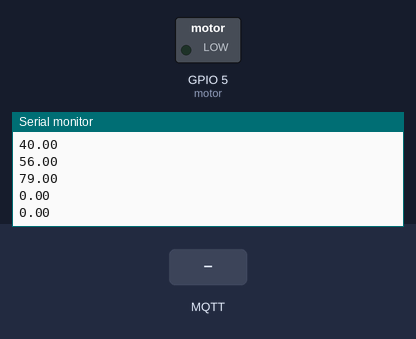
The sketch below on a simulated ESP32. Shown: switched loads named in the sketch (green lamp = pin HIGH), the last lines printed to the serial monitor. The test bench sets the inputs (shaded band). WiFi joins after 1.5 s; servers stay silent unless stated; random numbers use the default seed unless the sketch sets one; no MQTT or app messages arrive unless stated.

Above: at 2.7 s.
2.8 s: MQTT message "1" arrives on the first subscribed topic
At 7.7 s:
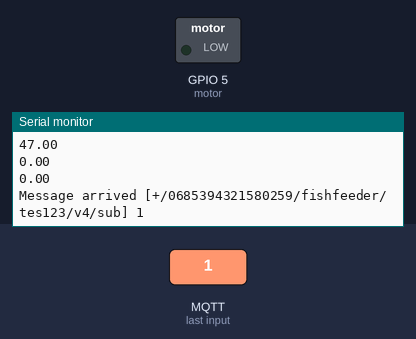
8.0 s: MQTT message "on" arrives on the first subscribed topic
At 12.7 s:
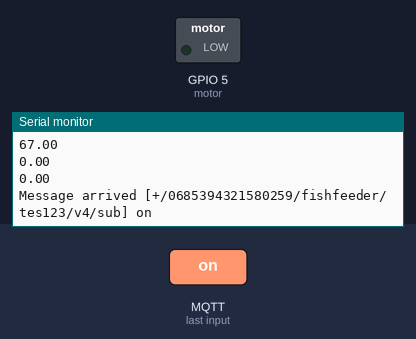
13.0 s: MQTT message "off" arrives on the first subscribed topic
At 17.0 s:
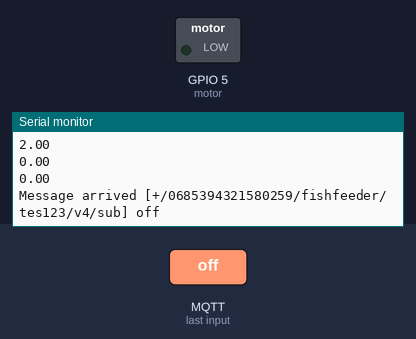
Timing chart, 0 to 18.5 s (numbered marks = the images above; inputs shaded):
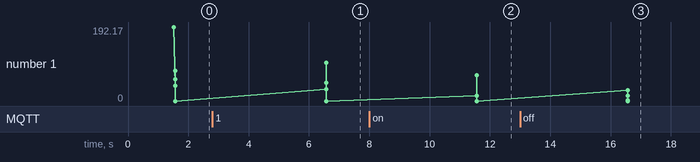

The sketch:

FlexIoT.ino
```cpp
/*
GENERIC SDK FOR ESP
Add ESP8266 and PubSubClient libraries into your arduino libraries forlder
You can find those library files inside the zip file.
update the send_event function and do_actions function with respect your requirements.
*/
#include <WiFi.h>
#include <PubSubClient.h>
#include <ArduinoJson.h>

#define motor 5

// Update these with values suitable for your network.
const char* ssid = "XL-Guest";
const char* password = "Pri[o]rita$";

//Backend credentials
const char* mqtt_server = "devdeviceconnect.iot.xpand.asia";
String DEVICE_SERIAL = "0685394321580259" ; //update the device serial according to the serial given by the consumer portal
const char* EVENT_TOPIC = "fishfeeder/tes123/v4/common";
String SUB_TOPIC_STRING = "+/" + DEVICE_SERIAL + "/fishfeeder/tes123/v4/sub";
const char* mqtt_username = "fishfeeder-tes123-v4_6795";
const char* mqtt_password = "1637549955_6795";

float hum;
float temp;
float weight;
float set_weight;
float set_temp;

WiFiClient espClient;
PubSubClient client(espClient);
char msg[300];

void setup_wifi() {

  delay(10);
  // We start by connecting to a WiFi network
  Serial.println();
  Serial.print("Connecting to ");
  Serial.println(ssid);

  WiFi.begin(ssid, password);

  while (WiFi.status() != WL_CONNECTED) {
    delay(500);
    Serial.print(".");
  }

  randomSeed(micros());

  Serial.println("");
  Serial.println("WiFi connected");
  Serial.println("IP address: ");
  Serial.println(WiFi.localIP());
}

//receiving a message
void callback(char* topic, byte* payload,long length) {
  memset(msg, 0, sizeof(msg));
  Serial.print("Message arrived [");
  Serial.print(SUB_TOPIC_STRING);
  Serial.print("] ");
  for (int i = 0; i < length; i++) {
    msg[i] = (char)payload[i];
  }
  do_actions(msg);
}

void reconnect() {
  // Loop until we're reconnected
  while (!client.connected()) {
    Serial.print("Attempting MQTT connection...");
    // Create a random client ID
    String clientId = "ESP32Client-";
    clientId += String(random(0xffff), HEX);
    // Attempt to connect
    if (client.connect(clientId.c_str(),mqtt_username,mqtt_password)) {
      Serial.println("connected");
      //subscribe to the topic
      const char* SUB_TOPIC = SUB_TOPIC_STRING.c_str();
      client.subscribe(SUB_TOPIC);
    } else {
      Serial.print("failed, rc=");
      Serial.print(client.state());
      Serial.println(" try again in 5 seconds");
      // Wait 5 seconds before retrying
      delay(5000);
    }
  }
}

void setup() {
  Serial.begin(115200);
  setup_wifi();
  client.setServer(mqtt_server, 1893);
  client.setCallback(callback);
  pinMode(motor, OUTPUT);
}

void loop() {

  if(WiFi.status() != WL_CONNECTED){
    setup_wifi();
  }
  if (WiFi.status()== WL_CONNECTED && !client.connected()) {
    reconnect();
  }
  hum = random(0,100);
  temp = random(0,100);
  weight = random(0,100);
  //set_weight = random(0,100);
  //set_temp = random(0,100);

  Serial.println(hum);
  Serial.println(temp);
  Serial.println(weight);
  Serial.println(set_weight);
  Serial.println(set_temp);

  client.loop();
  send_event();
  delay(5000);
}

void publish_message(const char* message){
  client.publish(EVENT_TOPIC,message);
}

//====================================================================================================================================================================
void send_event(){
  //create this function to send some events to the backend. You should create a message format like this

  String message = "{\"eventName\":\"EkanaXin_Data\",\"status\":\"none\",\"a\":" + String(temp) + ",\"b\":" + String(hum) + ",\"c\":" + String(weight)+ ",\"e\":" + String(set_temp) + ",\"d\":" + String(set_weight) + ",\"v4\":\"" + DEVICE_SERIAL + "\"}";
  char* msg = (char*)message.c_str();

  //Should call publish_message() function to send events. Pass your message as parameter
  publish_message(msg);
}
//====================================================================================================================================================================
//====================================================================================================================================================================
void do_actions(const char* message){
  StaticJsonDocument<800> root;
  deserializeJson(root, message);

  if (strcmp(root["action"], "buttonon") == 0){
    digitalWrite(motor, 0);
    Serial.println("Motor OFF");
  }

//  else {
//    digitalWrite(motor, 1);
//    Serial.println("Motor ON");
//  }

  if (strcmp(root["action"], "buttonoff") == 0){
    digitalWrite(motor, 1);
    Serial.println("Motor ON");
  }

  if (strcmp(root["action"], "Temp_Act") == 0) {
    set_temp = (int)root["param"]["temp"];
  }

  if (strcmp(root["action"], "Weight_Act") == 0) {
    set_weight = (int)root["param"]["weight"];
  }

  Serial.println(message);
}
//=====================================================================================================================================================================
```

Measured:
- after the input at 2.8 s, the serial monitor: prints a new line after 3.8 s (image 1)
- after the input at 8.0 s, the serial monitor: prints a new line after 3.6 s (image 2)
- after the input at 13.0 s, the serial monitor: prints a new line after 3.6 s (image 3)
